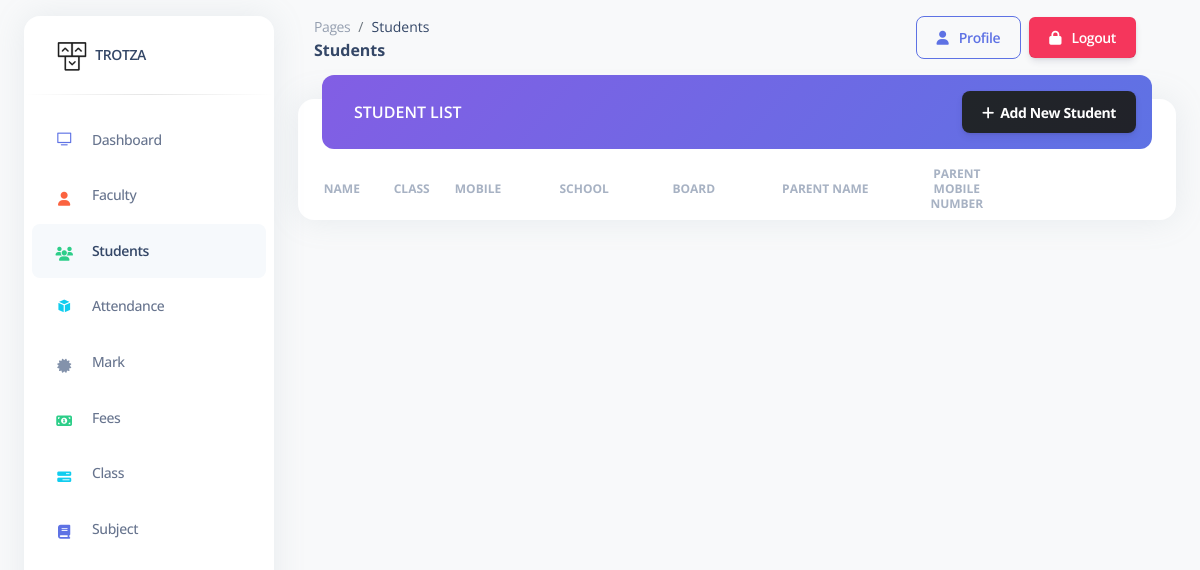
The page /admin/pages/student_list.php on the database as committed earlier.
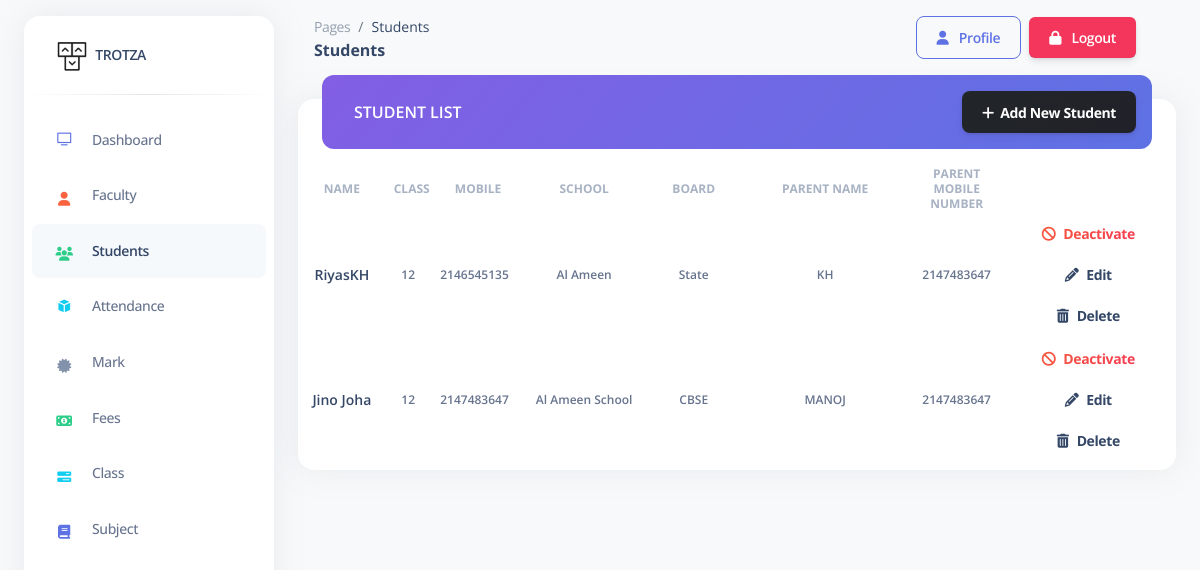
The same page on the database as committed later.
### tables this page shows
CREATE TABLE `student_data` (
  `sid` int(11) NOT NULL,
  `name` varchar(100) NOT NULL,
  `class` varchar(100) NOT NULL,
  `mobile` int(11) NOT NULL,
  `school` varchar(100) NOT NULL,
  `board` varchar(100) NOT NULL,
  `pname` varchar(100) NOT NULL,
  `pmobile` int(11) NOT NULL
);

CREATE TABLE `class` (
  `cid` int(11) NOT NULL,
  `clname` varchar(100) NOT NULL
);

### admin/pages/student_list.php (the view, shortened to what this page needs)
<?php
include '../includes/connection.php';
?>
<!DOCTYPE html>
<html lang="en">
<head>
  <link href="../assets/css/nucleo-icons.css" rel="stylesheet" />
  <link href="../assets/css/nucleo-svg.css" rel="stylesheet" />
  <link href="../assets/css/nucleo-svg.css" rel="stylesheet" />
  <link id="pagestyle" href="../assets/css/argon-dashboard.css?v=2.0.4" rel="stylesheet" />
</head>
<body class="g-sidenav-show   bg-gray-100">
  <aside
    class="sidenav bg-white navbar navbar-vertical navbar-expand-xs border-0 border-radius-xl my-3 fixed-start ms-4"
    id="sidenav-main">
    <div class="sidenav-header">
      <a class="navbar-brand m-0" href=" https://demos.creative-tim.com/argon-dashboard/pages/dashboard.html "
        target="_blank">
        <img src="../assets/img/logo-ct-dark.png" class="navbar-brand-img h-100" alt="main_logo">
        <span class="ms-1 font-weight-bold">TROTZA</span>
      </a>
    </div>
    <hr class="horizontal dark mt-0">
    <div class="collapse navbar-collapse  w-auto " id="sidenav-collapse-main">
      <ul class="navbar-nav">
        <li class="nav-item">
          <a class="nav-link" href="dashboard.php">
            <div
              class="icon icon-shape icon-sm border-radius-md text-center me-2 d-flex align-items-center justify-content-center">
              <i class="ni ni-tv-2 text-primary text-sm opacity-10"></i>
            </div>
            <span class="nav-link-text ms-1">Dashboard</span>
          </a>
        </li>
        <li class="nav-item">
          <a class="nav-link" href="faculty_list.php">
            <div
              class="icon icon-shape icon-sm border-radius-md text-center me-2 d-flex align-items-center justify-content-center">
              <i class="fa fa-user text-warning text-sm opacity-10"></i>
            </div>
            <span class="nav-link-text ms-1">Faculty</span>
          </a>
        </li>
        <li class="nav-item">
          <a class="nav-link active" href="student_list.php">
            <div
              class="icon icon-shape icon-sm border-radius-md text-center me-2 d-flex align-items-center justify-content-center">
              <i class="fa fa-users text-success text-sm opacity-10"></i>
            </div>
            <span class="nav-link-text ms-1">Students</span>
          </a>
        </li>
        <li class="nav-item">
          <a class="nav-link " href="attendance_list.php">
            <div
              class="icon icon-shape icon-sm border-radius-md text-center me-2 d-flex align-items-center justify-content-center">
              <i class="ni ni-app text-info text-sm opacity-10"></i>
            </div>
            <span class="nav-link-text ms-1">Attendance</span>
          </a>
        </li>
        <li class="nav-item">
          <a class="nav-link " href="marks.php">
            <div
              class="icon icon-shape icon-sm border-radius-md text-center me-2 d-flex align-items-center justify-content-center">
              <i class="fa fa-certificate text-secondary text-sm opacity-10"></i>
            </div>
            <span class="nav-link-text ms-1">Mark</span>
          </a>
        </li>
        <li class="nav-item">
          <a class="nav-link " href="fees.php">
            <div
              class="icon icon-shape icon-sm border-radius-md text-center me-2 d-flex align-items-center justify-content-center">
              <i class="fa fa-money text-success text-sm opacity-10"></i>
            </div>
            <span class="nav-link-text ms-1">Fees</span>
          </a>
        </li>
        <li class="nav-item">
          <a class="nav-link " href="class.php">
            <div
              class="icon icon-shape icon-sm border-radius-md text-center me-2 d-flex align-items-center justify-content-center">
              <i class="fa fa-tasks text-info text-sm opacity-10"></i>
            </div>
            <span class="nav-link-text ms-1">Class</span>
          </a>
        </li>
        <li class="nav-item">
          <a class="nav-link " href="subject.php">
            <div
              class="icon icon-shape icon-sm border-radius-md text-center me-2 d-flex align-items-center justify-content-center">
              <i class="fa fa-book text-primary text-sm opacity-10"></i>
            </div>
            <span class="nav-link-text ms-1">Subject</span>
          </a>
        </li>
      </ul>
    </div>
  </aside>
  <main class="main-content position-relative border-radius-lg ">
    <nav class="navbar navbar-main navbar-expand-lg px-0 mx-4 shadow-none border-radius-xl " id="navbarBlur"
      data-scroll="false">
      <div class="container-fluid py-1 px-3">
        <nav aria-label="breadcrumb">
          <ol class="breadcrumb bg-transparent mb-0 pb-0 pt-1 px-0 me-sm-6 me-5">
            <li class="breadcrumb-item text-sm"><a class="opacity-5 text-dark" href="javascript:;">Pages</a></li>
            <li class="breadcrumb-item text-sm text-dark active" aria-current="page">Students</li>
          </ol>
          <h6 class="font-weight-bolder text-dark mb-0">Students</h6>
        </nav>
        <div class="collapse navbar-collapse mt-sm-0 mt-2 me-md-0 me-sm-4" id="navbar">
          <ul class="navbar-nav  ms-md-auto pe-md-3 d-flex align-items-center">
            <li class="nav-item d-flex align-items-center border-2">
              <button onclick="window.location.href='profile.php'"
                class="btn btn-outline-primary btn-md font-weight-bold  mb-0"><i
                  class="fa fa-user me-sm-1"></i>&nbsp;&nbsp;Profile</button>
            </li>
            <li class="nav-item d-flex align-items-center bg-danger mx-2 rounded">
              <button onclick="window.location.href='logout.php'" class="btn btn-md font-weight-bold text-white mb-0"><i
                  class="fa fa-lock me-sm-1"></i>&nbsp;&nbsp;Logout</button>
            </li>
          </ul>
        </div>
      </div>
    </nav>
    <div class="container-fluid py-4">
      <div class="row">
        <div class="col-12">
          <div class="card mb-4">
            <div class="card-header p-0 position-relative mt-n4 mx-4">
              <div class="d-flex justify-content-between bg-gradient-primary shadow-primary border-radius-lg p-3">
                <h6 class="text-white ps-3 pt-2 text-uppercase">Student List</h6>
                <button class="btn bg-gradient-dark m-0 toast-btn" type="button" data-toggle="modal"
                  data-target="#form"><i class="fas fa-plus"></i>&nbsp;&nbsp;Add New
                  Student</button>
              </div>
            </div>
            <div class="card-body px-0 pt-3 pb-2">
              <div class="table-responsive p-0">
                <table class="align-items-center mb-0 w-100 d-block d-md-table text-sm">
                  <thead>
                    <tr>
                      <th class="text-center text-uppercase text-secondary text-xs font-weight-bolder opacity-7"
                        style="width: 10%;">
                        Name</th>
                      <th class="text-center text-uppercase text-secondary text-xs font-weight-bolder opacity-7 ps-2"
                        style="width: 5%;">
                        Class</th>
                      <th
                        class="text-center text-uppercase text-secondary text-xs font-weight-bolder opacity-7 ps-2 th-sm"
                        style="width: 10%;">
                        Mobile</th>
                      <th class="text-center text-uppercase text-secondary text-xs font-weight-bolder opacity-7"
                        style="width: 15%;">
                        School</th>
                      <th class="text-center text-uppercase text-secondary text-xs font-weight-bolder opacity-7"
                        style="width: 10%;">
                        Board</th>
                      <th class="text-center text-uppercase text-secondary text-xs font-weight-bolder opacity-7"
                        style="width: 20%;">
                        Parent Name</th>
                      <th class="text-center text-uppercase text-secondary text-xs font-weight-bolder opacity-7"
                        style="width: 10%;">
                        Parent Mobile Number</th>
                      <th class="text-center text-uppercase text-secondary text-xs font-weight-bolder opacity-7"
                        style="width: 30%;">
                      </th>
                    </tr>
                  </thead>
                  <tbody>
                    <?php
                    $query = "SELECT student_data.*, class.clname, login.status
                    FROM student_data
                    INNER JOIN login ON student_data.sid = login.id
                    INNER JOIN class ON student_data.class = class.cid
                    WHERE login.type = 'student' AND login.status != 2";
                    $result = mysqli_query($conn, $query);
                    while ($row = mysqli_fetch_array($result)) {
                      $className = $row["clname"];
                      ?>
                      <tr>
                        <td class="align-middle text-center">
                          <div class="d-flex flex-column ">
                            <h6 class="mb-0 text-sm">
                              <?php echo $row["name"]; ?>
                            </h6>
                          </div>
                        </td>
                        <td class="align-middle text-center">
                          <p class="text-xs font-weight-bold mb-0">
                            <?php echo $className ?>
                          </p>
                        </td>
                        <td class="align-middle text-center">
                          <p class="text-xs font-weight-bold mb-0">
                            <?php echo $row["mobile"]; ?>
                          </p>
                        </td>
                        <td class="align-middle text-center">
                          <p class="text-xs font-weight-bold mb-0">
                            <?php echo $row["school"]; ?>
                          </p>
                        </td>
                        <td class="align-middle text-center">
                          <p class="text-xs font-weight-bold mb-0">
                            <?php echo $row["board"]; ?>
                          </p>
                        </td>
                        <td class="align-middle text-center">
                          <p class="text-xs font-weight-bold mb-0">
                            <?php echo $row["pname"]; ?>
                          </p>
                        </td>
                        <td class="align-middle text-center">
                          <p class="text-xs font-weight-bold mb-0">
                            <?php echo $row["pmobile"]; ?>
                          </p>
                        </td>
                        <td class="align-middle text-center">
                          <?php
                          if ($row["status"] == 1) {
                            ?>
                            <a class="btn btn-link text-danger text-gradient px-3 mb-0"
                              href="../includes/sdeactivate.php?id=<?php echo $row["sid"]; ?> & d=0">
                              <i class="fas fa-ban me-2"></i>Deactivate
                            </a>
                            <?php
                          }
                          ?>
                          <a class="btn btn-link text-dark px-3 mb-0" type="button" data-toggle="modal"
                            data-target="#edit" onclick="getData(<?php echo $row['sid']; ?>) "><i
                              class="fas fa-pencil-alt text-dark me-2"></i>Edit</a>
                          <a class="btn btn-link text-dark px-3 mb-0"
                            href="../includes/sdeactivate.php?id=<?php echo $row["sid"]; ?> & d=2"><i
                              class="fas fa-trash-alt text-dark me-2"></i>Delete</a>
                        </td>
                      </tr>
                      <?php
                    }
                    ?>
                  </tbody>
                </table>
              </div>
            </div>
          </div>
        </div>
      </div>
    </div>
  </main>
</body>
</html>

### admin/assets/css/nucleo-svg.css (style rules this page uses)
.icon { display: inline-block; color: #111111; height: 1em; width: 1em; }
.icon-sm { height: 0.8em; width: 0.8em; }
.icon { fill: currentColor; stroke: none; }

Rows that differ between the two databases and show on the page:
now on this page (row edited): student_data: name "RiyasKH", class.clname "12", mobile "2146545135", school "Al Ameen", board "State", pname "KH", pmobile "2147483647"
added student_data: name "Jino Joha", class.clname "12", mobile "2147483647", school "Al Ameen School", board "CBSE", pname "MANOJ", pmobile "2147483647"
